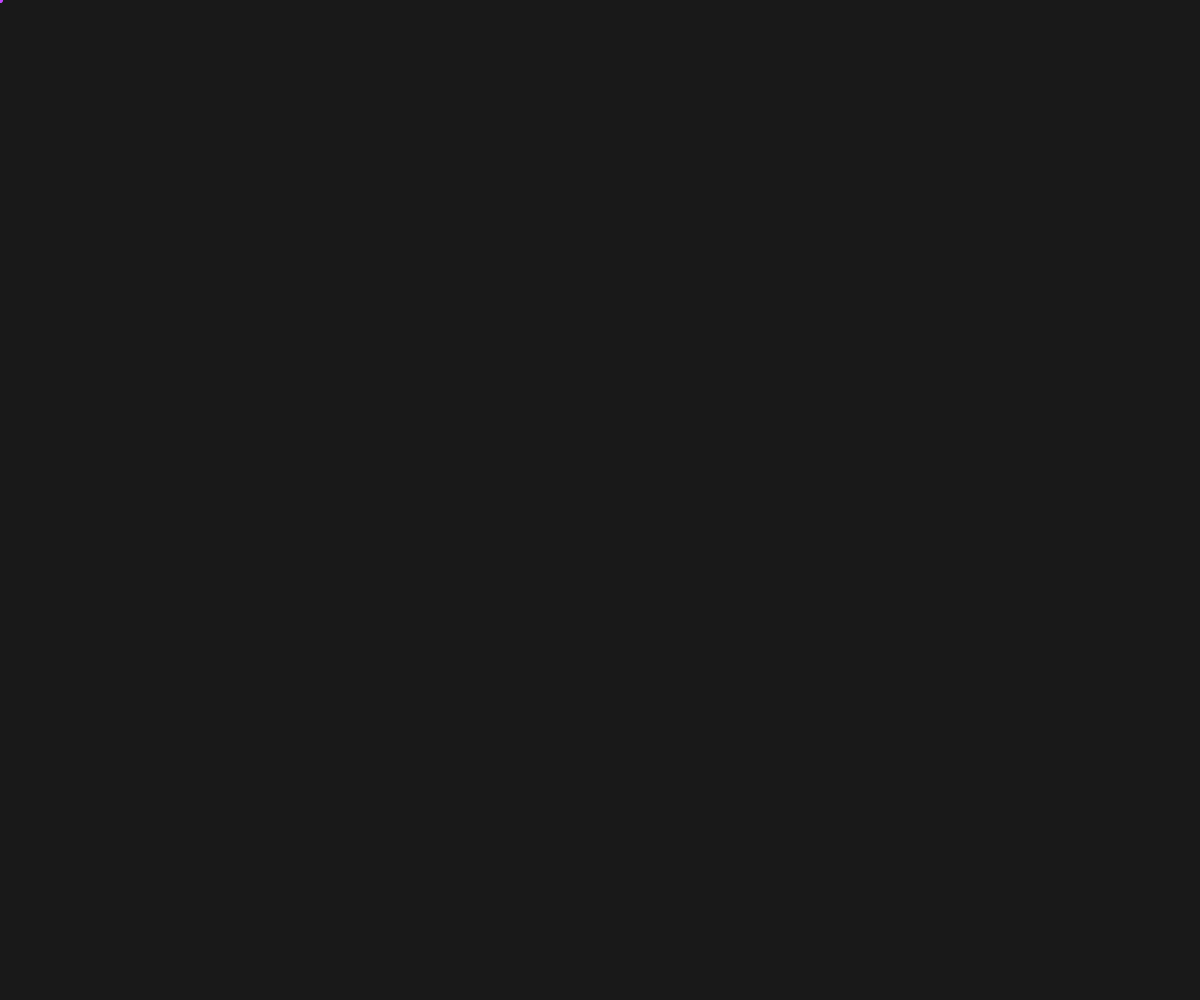
Frame 1 (no input)
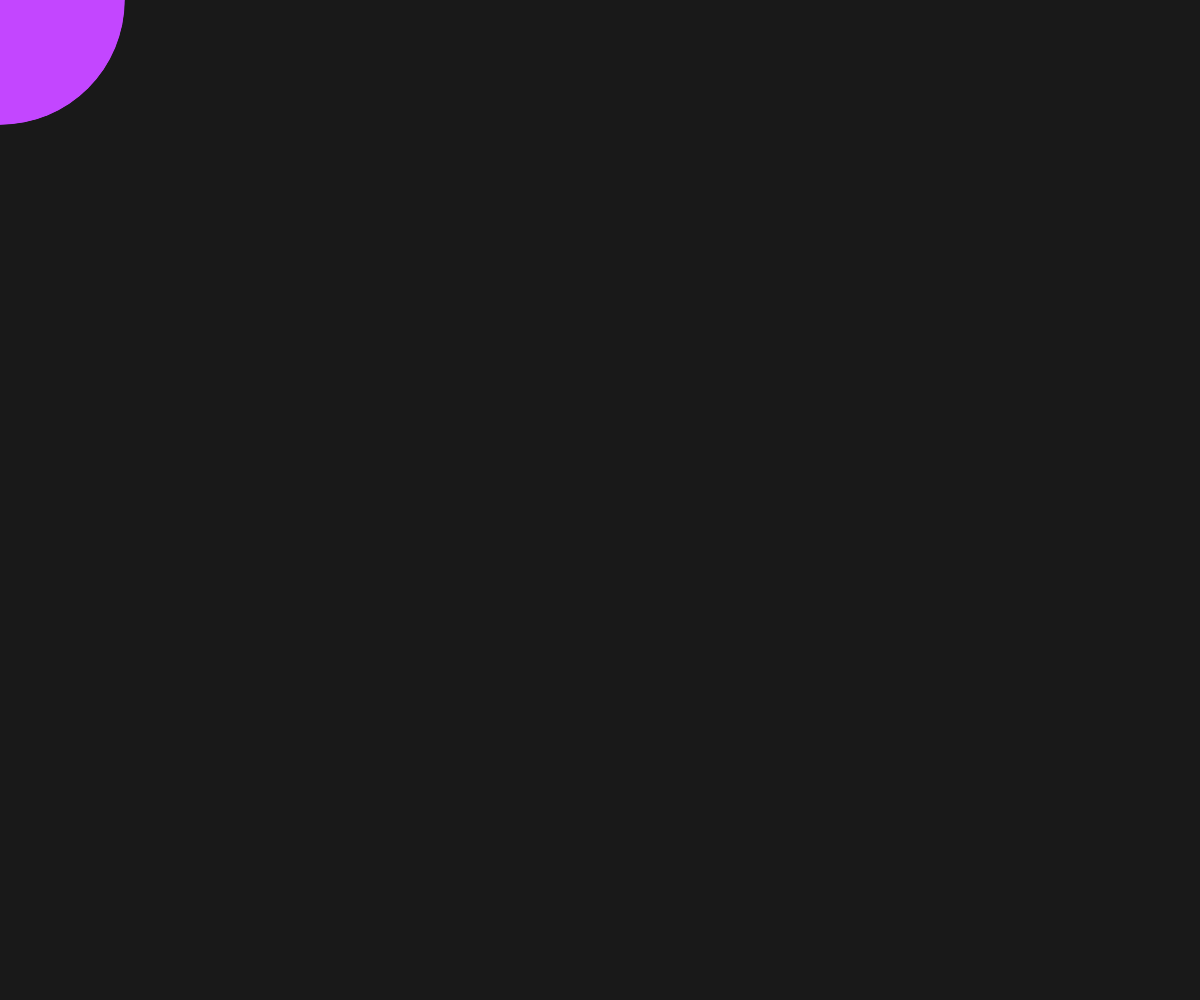
Frame 60 (no input)
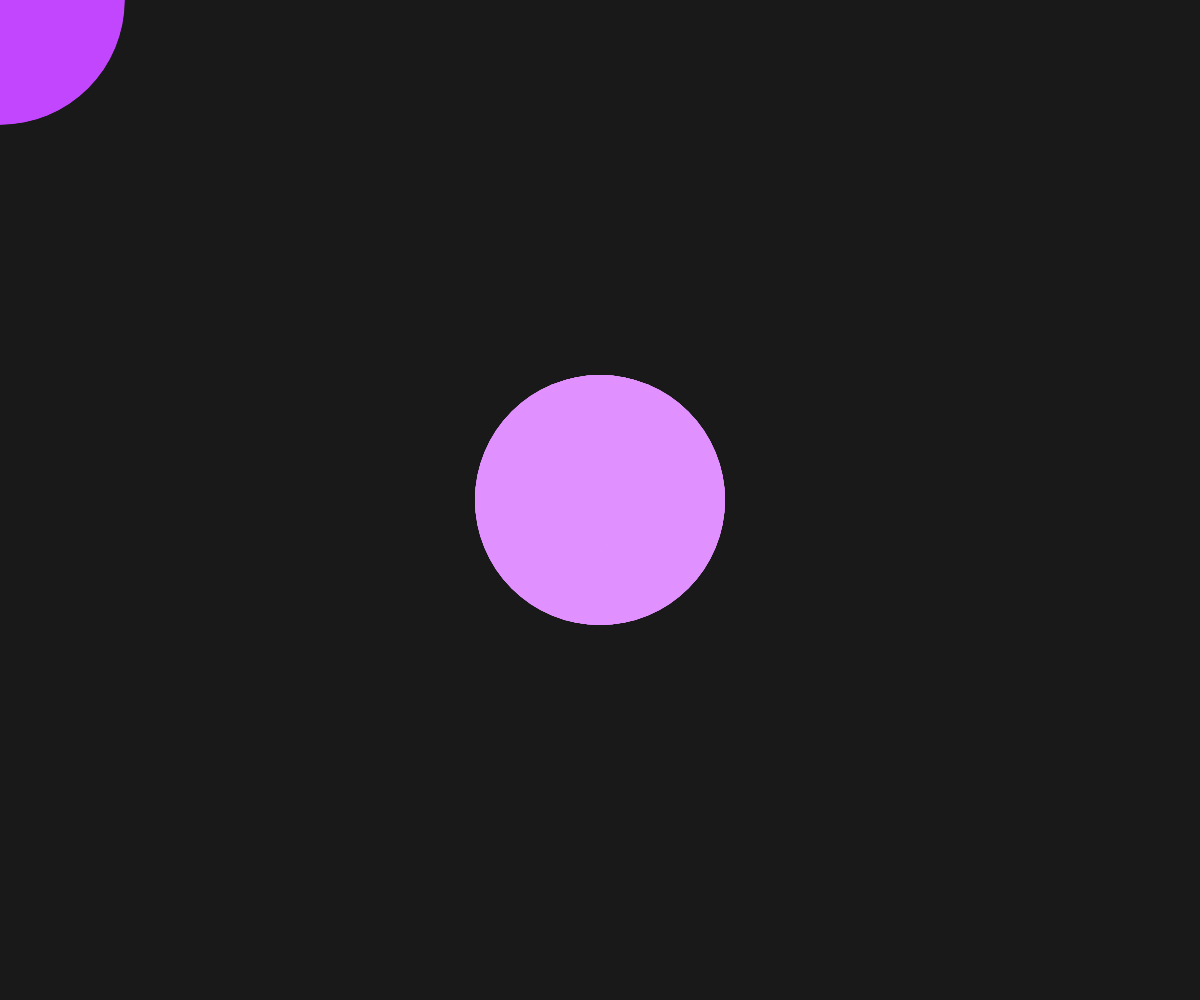
Frame 120 (the mouse pressed at the canvas centre since frame 60)

The p5.js sketch that drew these frames (run headless with seeded random() and noise() and a simulated clock; from frame 60 on, the mouse is pressed at the canvas centre):

// p5.js sketch
// ── sketch.js

var circleDynamic = 10;
var circle = {
  x:1,
  xspeed: 2.5,
  y:1,
  yspeed: 3,
  // size: circleDynamic,
}

function setup() {
  createCanvas(windowWidth, windowHeight);
  background(25);
}

function draw() {

  frameRate(60);
  r = map(mouseX, 0, windowWidth, 195, 255);
  g = map(mouseY, 0, windowWidth, 70, 250);
  b = map(windowWidth, 0, windowHeight, 160, 220);


  fill(r,g, b + 50);
  noStroke();
  noCursor();
  // stroke(random(125, 255), random(70, 250), random(160, 220));
  var circleSize = 20;
  var circleDynamic = sin(frameCount/40)*250;
  ellipse(mouseX, mouseY, circleDynamic);
  // ellipse(circle.x, circle.y, circleDynamic);
  // circle.x += circle.xspeed
  // circle.y += circle.yspeed

  if (circle.x < 0 || circle.x > width) {
    circle.xspeed = circle.xspeed * -1;
  }

  if (circle.y < 0 || circle.y > height) {
    circle.yspeed = circle.yspeed * -1;
  }



  // Mouse Circle //
  // noCursor();
  // noFill();
  // stroke(100, g, b);
  // // ellipse(mouseX, mouseY, mouseY/2, mouseY/2);
  // var circleSize = 20;
  // var circleDynamic = sin(frameCount/30)*230;
  // ellipse (mouseX, mouseY, circleSize + circleDynamic, circleSize + circleDynamic);
}

function mousePressed() {
  circleSize = 0;
}
